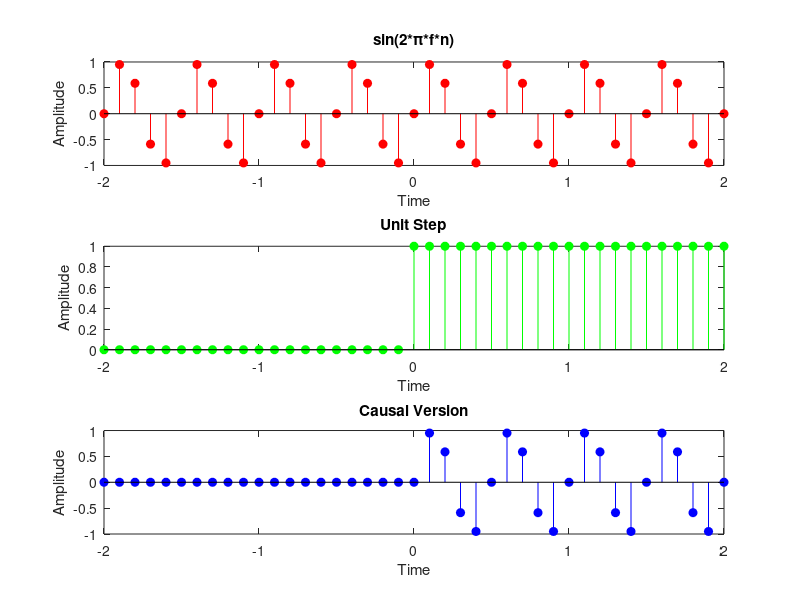

MATLAB code to generate this figure:
clc
clear
clear all

n= -2:1/10:2;
x1 = sin(2*pi*2*n);
subplot(3,1,1);
stem(n,x1,'r','filled');
xlabel('Time');
ylabel('Amplitude');
title('sin(2*\pi*f*n)');

u = (n>=0);
x2 = x1.*u;
subplot(3,1,2);
stem(n,u, 'g','filled');
xlabel('Time');
ylabel('Amplitude');
title('Unit Step');

subplot(3,1,3);
stem(n,x2, 'b','filled');
xlabel('Time');
ylabel('Amplitude');
title('Causal Version');